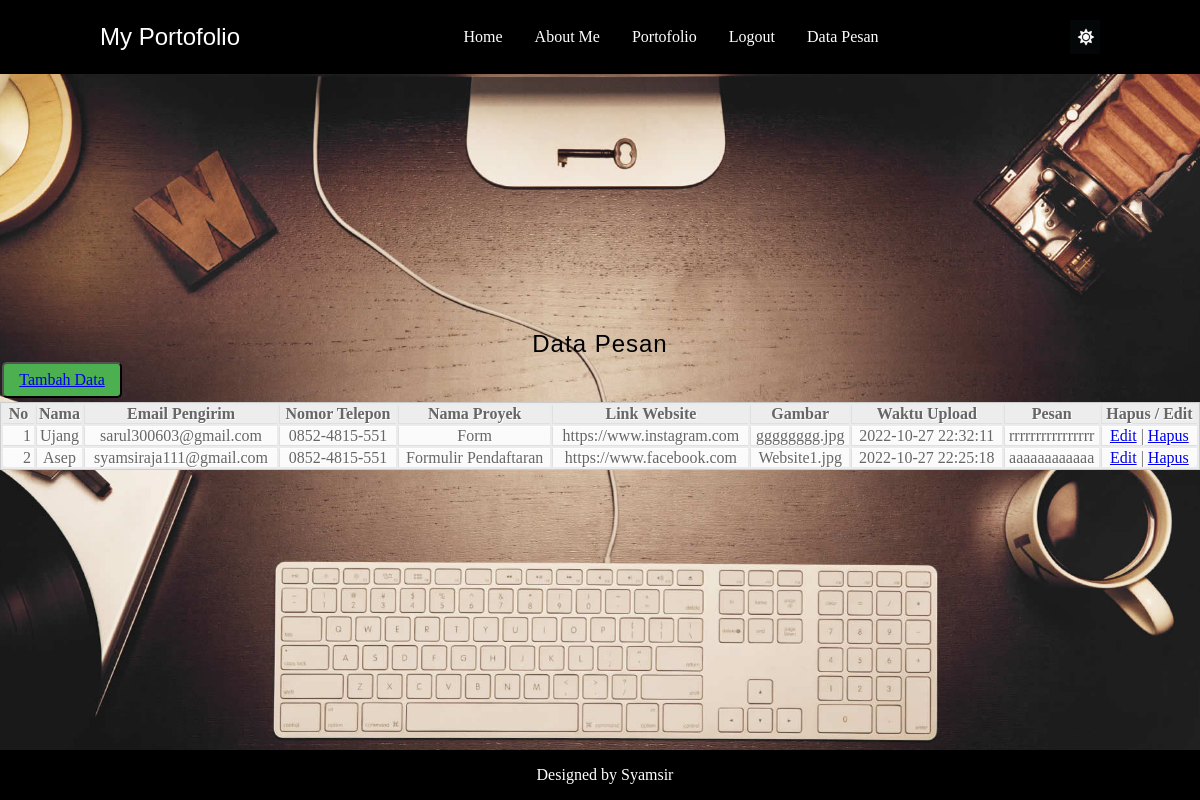
The app's page /Posttest6/crud.php with its own data.
### tables this page shows
CREATE TABLE `contactme` (
  `id` int(10) NOT NULL,
  `nama` varchar(30) NOT NULL,
  `email` varchar(30) NOT NULL,
  `no_hp` varchar(13) NOT NULL,
  `project` varchar(30) NOT NULL,
  `link_web` varchar(50) NOT NULL,
  `gambar` varchar(255) DEFAULT NULL,
  `waktu` datetime DEFAULT NULL,
  `pesan` text NOT NULL
);

### Posttest6/crud.php (the view, shortened to what this page needs)
<?php
    require 'koneksi.php';
    $result = mysqli_query($conn, "SELECT * FROM contactme");
    while ($row = mysqli_fetch_assoc($result)){
        $contactme[] = $row;
    }
?>
<!DOCTYPE html>
<html lang="en">
<head>
    <link rel="stylesheet" href="style.css">
    <link rel="stylesheet" href="crud.css">
</head>
<body>
    <section>
        <header>
            <h1 class="logo">My Portofolio</h1>
            <ul>
                <li><a href="index admin.php">Home</a></li>
                <li><a href="about admin.php">About Me</a></li>
                <li><a href="#">Portofolio</a></li>
                <li><a href="logout.php">Logout</a></li>
                <li><a href="crud.php">Data Pesan</a></li>
            </ul>
            <img src="light.png" id="icon">
        </header>
        <main class="crudmain">
            <h1>Data Pesan</h1>
            <button><a href="tambah.php">Tambah Data</a></button>
            <table>
                <tr>
                    <th>No</th>
                    <th>Nama</th>
                    <th>Email Pengirim</th>
                    <th>Nomor Telepon</th>
                    <th>Nama Proyek</th>
                    <th>Link Website</th>
                    <th>Gambar</th>
                    <th>Waktu Upload</th>
                    <th>Pesan</th>
                    <th>Hapus / Edit</th>
                </tr>
                <?php $i = 1; foreach ($contactme as $cm):?>
                <tr>
                    <td><?php echo $i ;?></td>
                    <td><?php echo $cm["nama"];?></td>
                    <td><?php echo $cm["email"];?></td>
                    <td><?php echo $cm["no_hp"];?></td>
                    <td><?php echo $cm["project"];?></td>
                    <td><?php echo $cm["link_web"];?></td>
                    <td><?php echo $cm["gambar"]?></td>
                    <td><?php echo $cm["waktu"]?></td>
                    <td><?php echo $cm["pesan"];?></td>
                    <td><a href="edit.php?id=<?php echo $cm["id"]; ?>" >Edit</a>
                    | <a href="hapus.php?id=<?php echo $cm["id"]; ?>" onclick = "return confirm('Apakah Anda yakin ingin menghapus data ini ?')">Hapus</a></td>
                </tr>
                <?php $i++; endforeach;?>
            </table>
        </main>
        <div class="footer">
            Designed by Syamsir
        </div>
    </section>
</body>
</html>

### Posttest6/style.css (style rules this page uses)
* { margin: 0; padding: 0; box-sizing: border-box; font-family: 'Times New Roman', Times, serif; }
section { position: relative; min-height: 100vh; overflow-x: hidden; }
header { background-color:var(--primary-color); position: absolute; top: 0; left: 0; width: 100%; padding: 20px 100px; display: flex; align-items: center; justify-content: space-between; z-index: 10; }
header .logo { font-size: 1.5rem; color:var(--secondary-color); font-weight: 500; }
header ul { display:flex; }
header ul li { list-style: none; margin-left: 2rem; }
header ul li a { position: relative; text-decoration: none; color:var(--secondary-color); }
header ul li a::before { content: ''; position: absolute; bottom: -2px; left: 0; width: 0; height: 2px; background-color: var(--secondary-color); transition: 0.1 linear; }
body { align-items: left; }
.crudmain { position: relative; background: var(--trird-color); width: 100vw; height: 100vh; padding: 0; display: flex; flex-direction: column; justify-content: center; color: white; }
.crudmain h1 { text-align: center; color: black; }
main { position: relative; background: var(--trird-color); width: 100vw; height: 100vh; padding-left: 20vw; display: flex; flex-direction: column; justify-content: center; color: white; }
main h1 { font-family: sans-serif; font-size: 1.5rem; font-weight: 300; letter-spacing: 1px; }
.footer { width: 100%; height: 50px; padding-left: 10px; line-height: 50px; background: var(--primary-color); color: var(--secondary-color); position: absolute; text-align: center; bottom: 0px; }
:root { --primary-color: black; --secondary-color: white; --trird-color: url('gambar2.jpg') no-repeat center center / cover; }
#icon { width: 30px; cursor: pointer; }

### Posttest6/crud.css (style rules this page uses)
h1 { font-family: sans-serif; }
main button { border-radius: 5px; background-color: #4CAF50; color: white; padding: 7px 15px; text-align: center; text-decoration: none; font-size: 16px; margin: 4px 2px; cursor: pointer; width: 10%; }
table { font-family: Arial, Helvetica, sans-serif; color: #666; text-shadow: 1px 1px 0px #fff; background: #eaebec; border: #ccc 1px solid; }
table th { padding: auto; border-left:1px solid #e0e0e0; border-bottom: 1px solid #e0e0e0; background: #ededed; }
table th:first-child { border-left:none; }
table tr { text-align: center; padding-left: 20px; }
table td:first-child { text-align: left; padding-left: 20px; border-left: 0; }
table td { padding: auto; border-top: 1px solid #ffffff; border-bottom: 1px solid #e0e0e0; border-left: 1px solid #e0e0e0; background: #fafafa; background: -webkit-gradient(linear, left top, left bottom, from(#fbfbfb), to(#fafafa)); background: -moz-linear-gradient(top, #fbfbfb, #fafafa); }
table tr:last-child td { border-bottom: 0; }
table tr:last-child td:first-child { -moz-border-radius-bottomleft: 3px; -webkit-border-bottom-left-radius: 3px; border-bottom-left-radius: 3px; }
table tr:last-child td:last-child { -moz-border-radius-bottomright: 3px; -webkit-border-bottom-right-radius: 3px; border-bottom-right-radius: 3px; }

### records on screen
contactme: nama "Ujang", email "sarul300603@gmail.com", no_hp "0852-4815-551", project "Form", link_web "https://www.instagram.com", gambar "gggggggg.jpg", waktu "2022-10-27 22:32:11", pesan "rrrrrrrrrrrrrrrr"
contactme: nama "Asep", email "syamsiraja111@gmail.com", no_hp "0852-4815-551", project "Formulir Pendaftaran", link_web "https://www.facebook.com", gambar "Website1.jpg", waktu "2022-10-27 22:25:18", pesan "aaaaaaaaaaaa"
